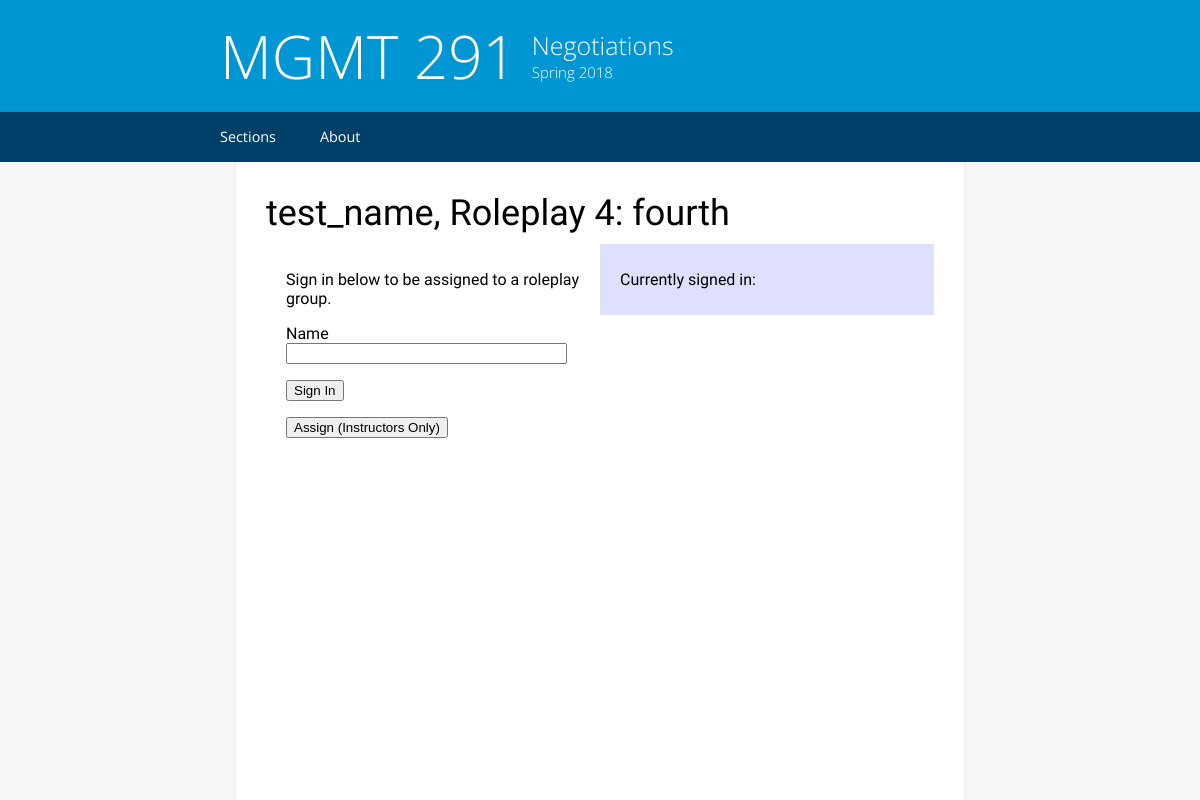
The app's page /test_name/4, older data.
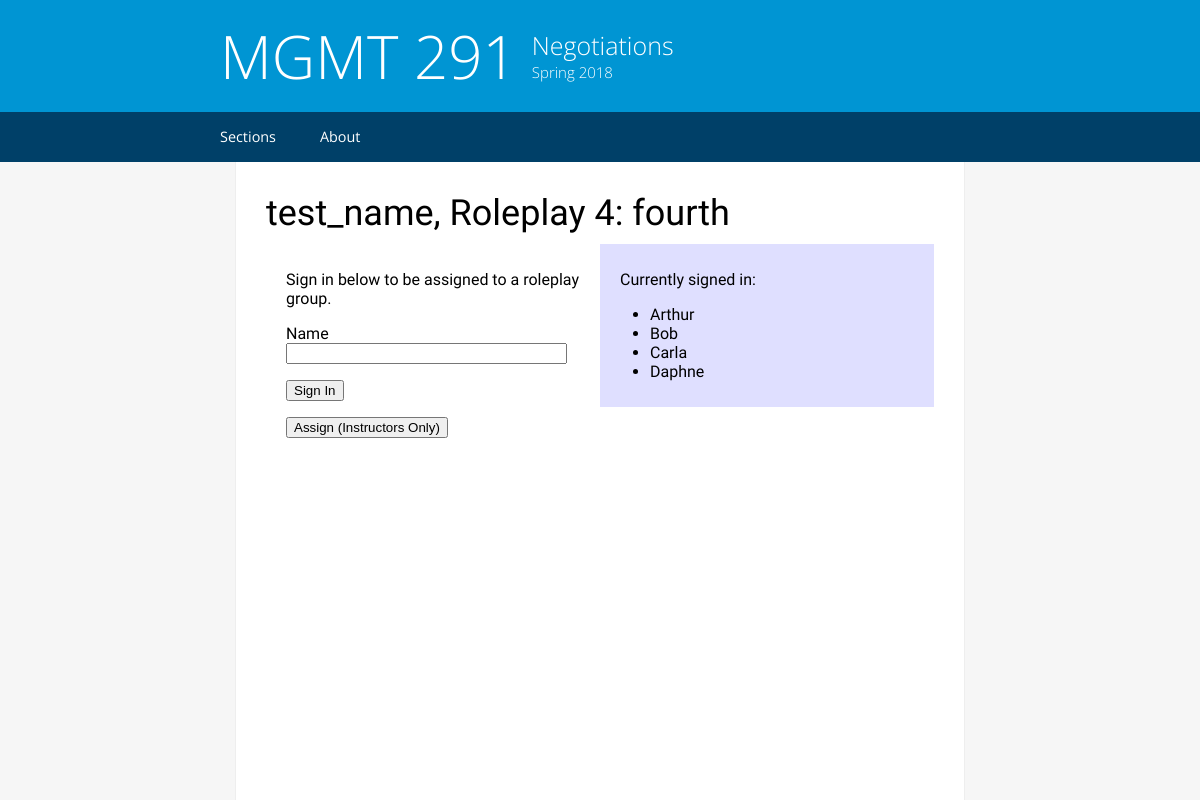
The same page, newer data.
### models.py (models this page shows, shortened)
class Roleplay(db.Model):
    name = db.Column(db.String(64), primary_key=True)
    number = db.Column(db.Integer, index=True)
    assignments = db.Column(db.String(4000))
    started = db.Column(db.Boolean)
    section_name = db.Column(db.String(64), db.ForeignKey('section.name'))
    group_size = db.Column(db.Integer)
    attendees = db.relationship('AttendanceRecord', backref='parent_roleplay', lazy='dynamic')

class AttendanceRecord(db.Model):
    id = db.Column(db.String(64), primary_key=True)
    student_name = db.Column(db.String(64))
    roleplay = db.Column(db.String(64), db.ForeignKey('roleplay.name'))
    def __repr__(self):
        return '<Record {}>'.format(self.student_name + ', ' + self.roleplay)

### website.py (the view)
@app.route('/<section_name>/<roleplay_number>', methods=['GET', 'POST'])
def landing_roleplay(section_name, roleplay_number):
    print("refreshed")
    roleplay = Roleplay.query.filter_by(section_name=section_name, number=roleplay_number).first()
    records = AttendanceRecord.query.filter_by(parent_roleplay=roleplay).all()
    print(records)
    students = [record.student_name for record in records]
    student_sign_in = SignInForm()
    template = render_template('roleplay.html', roleplay=roleplay, assignments=eval(roleplay.assignments),
                               students=students, form=student_sign_in)
    if roleplay.started:  # STARTED LOGIC)
        if request.method == 'POST':
            if request.form['submit'] == 'edit':
                return None  # TODO
            else:
                print("unknown POST request")
                return None
        elif request.method == 'GET':
            return template
    else:  # UNSTARTED LOGIC
        if request.method == 'POST':
            if request.form['submit'] == 'assign':
                roleplay.start()
                return redirect('/' + section_name + '/' + roleplay_number)
            elif request.form['submit'] == 'Sign In':
                if student_sign_in.validate_on_submit():
                    roleplay.add_record(request.form['student_name'])
                    return redirect('/' + section_name + '/' + roleplay_number)
                else:
                    print("did not validate")
                    return None
            else:
                print("unknown POST request")
                return None
        elif request.method == 'GET':
            return template

### forms.py
class SignInForm(FlaskForm):
    student_name = StringField('Name', validators=[DataRequired()])
    submit = SubmitField('Sign In')

### templates/roleplay.html (shortened to what this page needs)
{% extends "base.html" %}
{% block content %}
    <h1>{{ roleplay.section_name }}, Roleplay {{ roleplay.number }}: {{ roleplay.name }}</h1>
    {% if roleplay.started %}
        <p>If you do not have a group below and believe you should, let an instructor know.</p>
        <p>
            <dl>
                {% for group in assignments %}
                        <dt><b>Group {{ loop.index }}</b></dt>
                    {% for person in group %}
                        <dd>{{ person }}</dd>
                    {% endfor %}
                {% endfor %}
            </dl>
            <form action="" method="post">
                <button name="submit" value="edit">Edit (Instructors Only)</button>
            </form>
        </p>
    {% else %}
        <div class="row">
            <div class="column" width="50%">
                <p>Sign in below to be assigned to a roleplay group.</p>
                <form action="" method="post">
                    <p>
                        {{ form.student_name.label }}<br>
                        {{ form.student_name(size=32) }}
                    </p>
                    <p>{{ form.submit() }}</p>
                </form>
                <form action="" method="post">
                    <p><button name="submit" value="assign">Assign (Instructors Only)</button></p>
                </form>
            </div>
            <div class="column" style="background-color:#dfdfff;" width="50%">
                <p>Currently signed in:</p>
                <ul>
                {% for student in students %}
                    <li>{{ student }}</li>
                {% endfor %}
                </ul>
            </div>
        </div>
    {% endif %}
{% endblock %}

### templates/base.html (shortened to what this page needs)
<!doctype html>
<html lang="en-us">
<link rel= "stylesheet" type= "text/css" href= "{{ url_for('static',filename='styles/style.css') }}">
<head>
</head>
<body>
  <div id="header">
    <div class="container">
      <header>
        <div id="title">
          <h1>MGMT 291</h1>
        </div>
        <div id="caption">
            <h2>Negotiations</h2>
            <h3>Spring 2018</h3>
        </div>
      </header>
    </div>
  </div>
  <div id="nav-bar">
      <nav>
        <ul>
          <a href="/"><li>Sections</li></a>
          <a href="/about"><li>About</li></a>
        </ul>
      </nav>
  </div>
  <div id="content-container" class="container">
      <div class="text-container">
      <section>
        {%  block content %}{% endblock %}
      </section>
      </div>
  </div>
</body>
</html>

### static/styles/style.css (style rules this page uses)
html { -webkit-font-smoothing: antialiased; -webkit-text-size-adjust: 100%; height:100%; width:100%; margin:0px !important; background-color:#F6F6F6; }
body { margin:0px !important; padding:0px !important; height:100%; width:100%; }
#header { width:100%; background-color:#0095d3; padding-top:15px; padding-bottom:15px; overflow:hidden; background-position:center; background-repeat:no-repeat; background-origin:border-box; }
.container { overflow:hidden; width:100%; margin-left:0; margin-right:0; }
#title { overflow:hidden; }
#title > h1 { margin-top:0px; margin-bottom:0px; margin-left:20px; font-family: "Open Sans", serif, sans-serif; color:#fff; font-size:40px; font-weight:300; }
#caption { margin-top:0px; margin-left:22px; }
#caption > h2 { margin-top:0px; margin-bottom:0px; font-family: "Open Sans", sans-serif; color:#fff; font-weight:300; font-size:16px; }
#caption > h3 { margin-top:0px; margin-bottom:0px; font-family: "Open Sans", sans-serif; color:#fff; font-weight:300; font-size:14px; }
#nav-bar { margin-left:auto; margin-right:auto; padding:0; width:100%; background-color:#004068; }
#nav-bar ul { margin-top:0px; margin-bottom:0px; width:100%; margin-left:auto; margin-right:auto; padding-left:0px; padding-right:0px; }
#nav-bar li { display:inline-block; width:49%; height:20px; padding-top:10px; padding-bottom:10px; }
#nav-bar li { text-align:center; font-family:"Open Sans", sans-serif; color:#fff; font-size:0.9em; }
#content-container { font-family:"Source Sans Pro", sans-serif; background-color:#fff; min-height:-webkit-calc(100% - 162px); min-height:calc(100% - 162px); min-height:-moz-calc(100% - 162px); width:100%; padding-left:30px; padding-right:30px; padding-top:20px; padding-bottom:20px; width:-webkit-calc(100% - 60px); width:-moz-calc(100% - 60px); width:calc(100% - 60px); }
.text-container h1 { font-size:36px; font-weight:300; font-family:"Source Sans Pro", sans-serif; margin:0px; margin-top:10px; }
.text-container p { margin-left:10px; font-size:16px; }
@media (min-width:825px) { html { -webkit-font-smoothing: antialiased; height:100%; margin:0px !important; } }
@media (min-width:825px) { body { margin:0px !important; padding:0px !important; height:100%; } }
@media (min-width:825px) { #header { width:100%; background-color:#0095d3; overflow:hidden; } }
@media (min-width:825px) { .container { overflow:hidden; width:800px; margin-left:auto; margin-right:auto; } }
@media (min-width:825px) { #title { overflow:hidden; float:left; } }
@media (min-width:825px) { #title > h1 { margin-top:0px; margin-bottom:0px; margin-left:20px; font-family: "Open Sans", serif, sans-serif; color:#fff; font-size:60px; font-weight:300; } }
@media (min-width:825px) { #caption { float:left; display:inline; margin-top:13px; margin-left:15px; } }
@media (min-width:825px) { #caption > h2 { margin-top:0px; margin-bottom:0px; font-family: "Open Sans", sans-serif; color:#fff; font-weight:300; font-size:25px; } }
@media (min-width:825px) { #caption > h3 { margin-top:0px; margin-bottom:0px; font-family: "Open Sans", sans-serif; color:#fff; font-weight:300; font-size:15px; } }
@media (min-width:825px) { #nav-bar { margin-left:auto; margin-right:auto; padding:0; background-color:#004068; } }
@media (min-width:825px) { #nav-bar ul { margin-top:0px; margin-bottom:0px; width:800px; height:50px; margin-left:auto; margin-right:auto; padding:0; } }
@media (min-width:825px) { #nav-bar li { display:inline-block; height:20px; width:auto; padding-top:15px; padding-bottom:15px; padding-left:20px; padding-right:20px; } }
@media (min-width:825px) { #content-container { width:730px; border-left:solid 1px #EEE; border-right:solid 1px #EEE; } }
@media (min-width:825px) { .column { float: left; width: 50%; } }
@media (min-width:825px) { .row:after { content: ""; display: table; clear: both; } }

### templates/roleplay.html (style rules this page uses)
* { box-sizing: border-box; }
body { margin: 0; }
.column { float: left; width: 50%; padding: 10px; }
.row:after { content: ""; display: table; clear: both; }

Row changes from the older to the newer data that the page shows:
added AttendanceRecord: student_name "Arthur"
added AttendanceRecord: student_name "Bob"
added AttendanceRecord: student_name "Carla"
added AttendanceRecord: student_name "Daphne"
